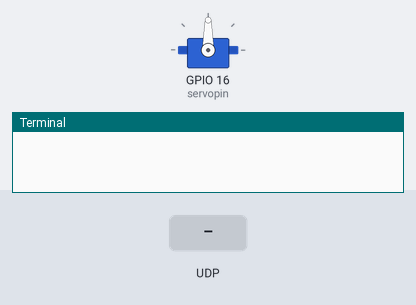
A program run on a simulated Raspberry Pi (BCM pin numbers). Shown: servo, the last lines printed to the terminal. Inputs (shaded band) come from the test bench. Servo angles are drawn from the pulse width (0.5 ms = 0°, 2.5 ms = 180°); the clock reads 2024-03-15 10:24:30 at power-on unless the program sets it.

Above: at 1.3 s.
1.4 s: UDP packet "1" arrives
At 2.6 s:
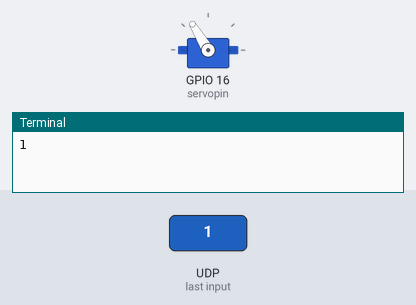
Timing chart, 0 to 4.4 s (numbered marks = the images above; inputs shaded):
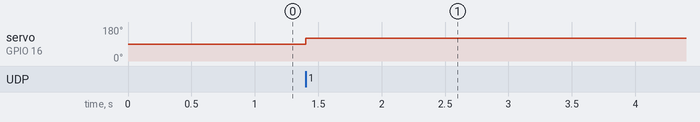

The program:

sg90Linkdevelop_1.py
```python
#!/usr/bin/env python

from socket import *
from time import ctime
import RPi.GPIO as GPIO
import time
import signal
import atexit

def Cycle(times):
    Time = int(time.time()*times%10)
    return Time

atexit.register(GPIO.cleanup)
servopin = 16
GPIO.setmode(GPIO.BCM)
GPIO.setup(servopin, GPIO.OUT, initial=False)
p = GPIO.PWM(servopin,50) #50HZ
p.start(0)
p.ChangeDutyCycle(7.5) #设置转动角度
time.sleep(0.1)                      #等该20ms周期结束 ,转动时间
p.ChangeDutyCycle(0)                  #归零信号
time.sleep(0.02)

host = '' #监听所有的ip
port = 11141#接口必 须一致
bufsize = 102400
addr = (host,port)

udpServer = socket(AF_INET,SOCK_DGRAM)
udpServer.bind(addr) #开始监听
#data,addr= udpServer.recvfrom(bufsize)  #接收数据和返回地址
    #处理数据
#data = data.decode(encoding="utf-8")
#udpServer.sendto(data.encode(encoding='utf-8'),addr)
    #发送数据
#data = int(data)
#print(''data)
#if data==0:
    #status = "欢迎光临，按1左30，按2右30，按3左60，按4右60，按5左90，按6右90，按7复位，按8退出"+'0'
    #udpServer.sendto(status.encode(encoding='utf-8'),addr)

while True:
     if Cycle(100)<=4:
                        #转动间隔
        data,addr= udpServer.recvfrom(bufsize)  #接收数据和返回地址
            #处理数据
        data = data.decode(encoding="utf-8")
            #发送数据
        data = int(data)
        print(data)
        #print('收到指令：',data)
        #curdata.append(data)
        #lastdata.append(data)
        #last+=1
        #deltdata = lastdata[last] - curdata[last]
        if(data==7):
            i = 7.5
        elif(data==1):
            i = 9.2
        elif(data==2):
            i = 5.8
        elif(data==3): #当物体偏左，应当向左转
            i=10.6
        elif(data==4 ):
            i=4.1
        elif(data==5):
            i=12.4
        elif(data==6):
            i=2.6
        p.ChangeDutyCycle(i) #设置转动角度
        time.sleep(0.5)                      #等该20ms周期结束 ,转动时间
        p.ChangeDutyCycle(0)                  #归零信号
        time.sleep(0.02)

udpServer.close()
```

Measured:
- after the input at 1.4 s, servo on GPIO 16 (servopin): 90° → 121° at once
